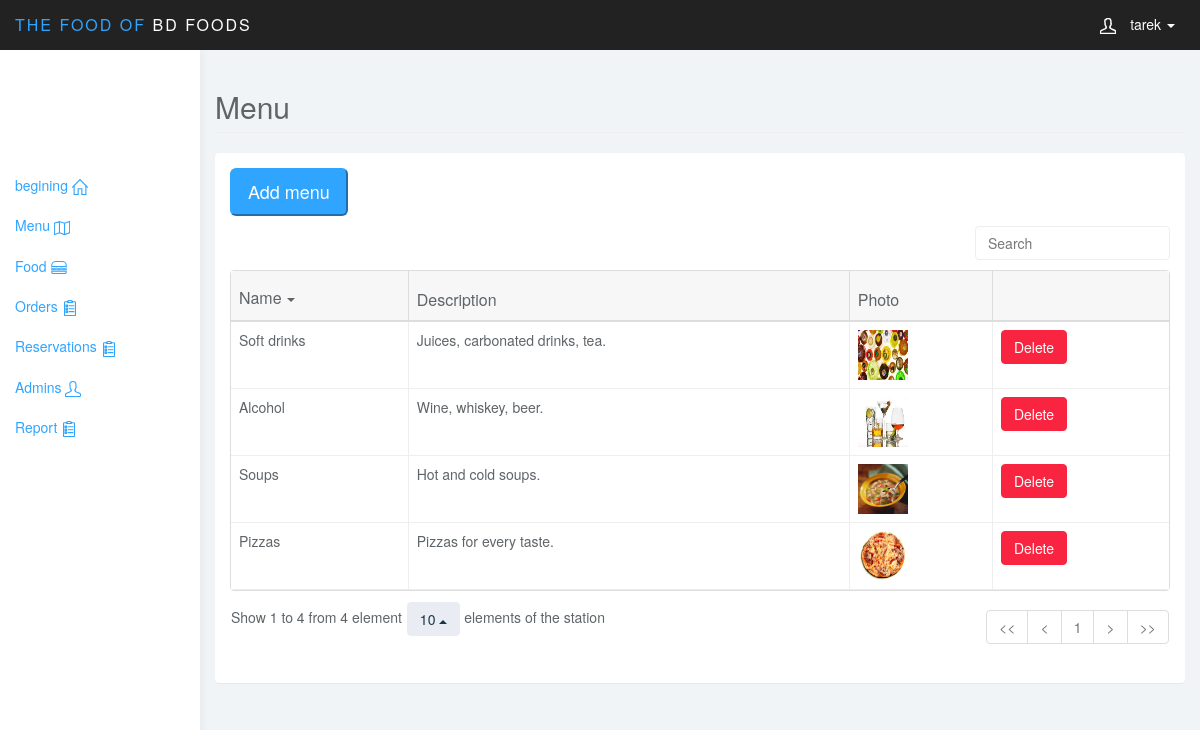
/admin/index.php?page=menus (signed in), run on the app's committed database.
### tables this page shows
CREATE TABLE `categories` (
  `id` int(11) NOT NULL,
  `name` varchar(100) NOT NULL,
  `image` varchar(150) NOT NULL,
  `description` mediumtext NOT NULL
);

### admin/Models/Admin.php (called while the page is built, shortened)
<?php
class Admin{
	private $db;
	public function __construct(){
				try{
	$this->db=new PDO("mysql:host=localhost;dbname=food_store","root","");
	$this->db->setAttribute(PDO::ATTR_ERRMODE,PDO::ERRMODE_EXCEPTION);
	}
	catch(Exception $e){
		die($e->getMessage());
	}
	}
	public function getAllMenus(){
		$query=$this->db->query("select * from categories order by id desc");
		$menus=$query->fetchAll(PDO::FETCH_OBJ);
		return $menus;
	}
}

### admin/views/menus.php (the view, shortened to what this page needs)
<?php
	$menus=$admin->getAllMenus();
?>
<div class="col-sm-9 col-sm-offset-3 col-lg-10 col-lg-offset-2 main">
	<div class="row">
		<div class="col-lg-12">
			<h2 class="page-header">Menu</h2>
		</div>
	</div>
	<div class="row">
		<div class="col-lg-12">
			<div class="panel panel-default">
				<div class="panel-body">
				<button class="btn-lg btn-primary" data-toggle="modal" data-target=".bs-example-modal-sm">Add menu</button>
					<table data-toggle="table"    data-search="true" data-select-item-name="toolbar1" data-pagination="true" data-sort-name="Име" data-sort-order="desc">
					    <thead>
					    <tr>
					  						        <th data-field="Име" data-sortable="true">Name</th>
					           <th data-field="Description"  data-sortable="true">Description</th>
					        <th data-field="Снимка" data-sortable="true">Photo</th>
					    </tr>
					    </thead>
					    <tbody>
					    <?php foreach($menus as $menu){ ?>
					    <tr>
					    <td> <?php echo $menu->name; ?></td>
					    <td > <span <?php echo $menu->id ; ?> > <?php echo $menu->description; ?></span></td>
					    <td><img src="../menus/<?php echo $menu->image; ?>"width="50" height="50"/> </td>
					    <td>
					    	<a href="index.php?page=menus&action=delete&id=<?php echo $menu->id; ?>"><button class="btn btn-danger" >Delete</button></a>
					    	</td>
					    </tr>
					    <?php } ?>
					    </tbody>
					</table>
				</div>
			</div>
		</div>
	</div>
</div>

### admin/css/styles.css (style rules this page uses)
body { background: #f1f4f7; padding-top: 50px; color: #5f6468; }
a, a:hover, a:focus { color: #30a5ff; }
h1, h2, h3, h4, h5, h6 { color: #5f6468; }
h2 { font-weight: 300; margin-bottom: 20px; }
.btn-primary, .btn-primary:hover, .btn-primary:focus, .btn-primary:active, .btn-primary.active, .open > .dropdown-toggle.btn-primary, .btn-primary.disabled, .btn-primary[disabled], fieldset[disabled] .btn-primary, .btn-primary.disabled:hover, .btn-primary[disabled]:hover, fieldset[disabled] .btn-primary:hover, .btn-primary.disabled:focus, .btn-primary[disabled]:focus, fieldset[disabled] .btn-primary:focus, .btn-primary.disabled:active, .btn-primary[disabled]:active, fieldset[disabled] .btn-primary:active, .btn-primary.disabled.active, .btn-primary[disabled].active, fieldset[disabled] .btn-primary.active { background-color: #30a5ff; border-color: #30a5ff; }
.btn-danger, .btn-danger:hover, .btn-danger:focus, .btn-danger:active, .btn-danger.active, .open > .dropdown-toggle.btn-danger, .btn-danger.disabled, .btn-danger[disabled], fieldset[disabled] .btn-danger, .btn-danger.disabled:hover, .btn-danger[disabled]:hover, fieldset[disabled] .btn-danger:hover, .btn-danger.disabled:focus, .btn-danger[disabled]:focus, fieldset[disabled] .btn-danger:focus, .btn-danger.disabled:active, .btn-danger[disabled]:active, fieldset[disabled] .btn-danger:active, .btn-danger.disabled.active, .btn-danger[disabled].active, fieldset[disabled] .btn-danger.active { background-color: #f9243f; border-color: #f9243f; }
.panel { border: 0; }
.table { background: #fff; }

### data on the page
categories: name "Pizzas", description "Pizzas for every taste.", image (picture)
categories: name "Soups", description "Hot and cold soups.", image (picture)
categories: name "Alcohol", description "Wine, whiskey, beer.", image (picture)
categories: name "Soft drinks", description "Juices, carbonated drinks, tea.", image (picture)

### other printed values
$_SESSION["login"] "tarek"
